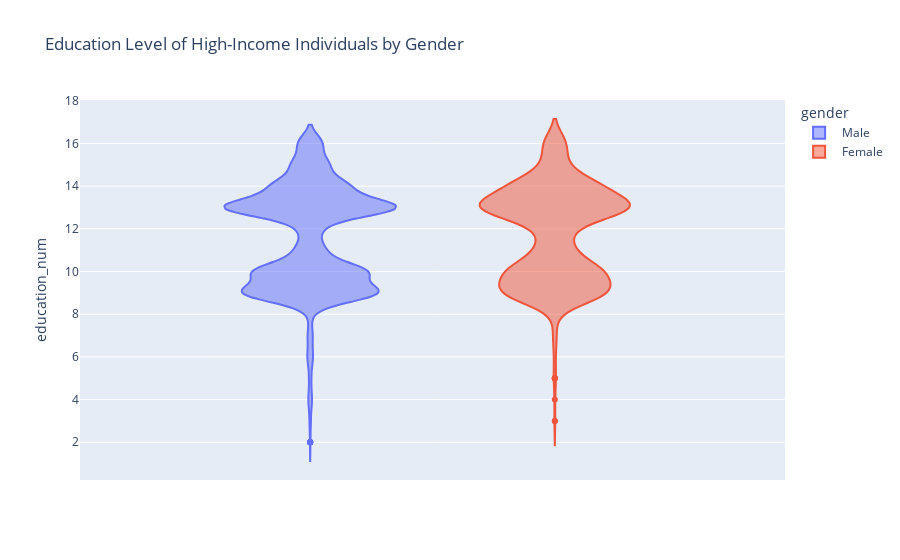

The notebook cell saved with this chart:
### Code cell
import plotly.express as px

# 过滤数据以获取高收入男性和高收入女性的教育程度信息
filtered_data = data[data['income'] == ' >50K']

# 使用 Plotly Express 创建小提琴图，将 'gender' 作为颜色分组
fig = px.violin(filtered_data, y='education_num', color='gender', title='Education Level of High-Income Individuals by Gender')
fig.show()

### Figure 1 — Plotly figure (JSON) as saved in the notebook; plotly's stock layout.template omitted (floating-point values rounded to 4 significant figures; data arrays with more than 128 entries replaced by an {"elided": "..."} marker saying what was removed)
{"data": [{"alignmentgroup": "True", "box": {"visible": false}, "hovertemplate": "gender= Male<br>education_num=%{y}<extra></extra>", "legendgroup": " Male", "marker": {"color": "#636efa"}, "name": " Male", "offsetgroup": " Male", "orientation": "v", "scalegroup": "True", "showlegend": true, "type": "violin", "x0": " ", "xaxis": "x", "y": {"elided": "6662 int values"}, "y0": " ", "yaxis": "y"}, {"alignmentgroup": "True", "box": {"visible": false}, "hovertemplate": "gender= Female<br>education_num=%{y}<extra></extra>", "legendgroup": " Female", "marker": {"color": "#EF553B"}, "name": " Female", "offsetgroup": " Female", "orientation": "v", "scalegroup": "True", "showlegend": true, "type": "violin", "x0": " ", "xaxis": "x", "y": {"elided": "1179 int values"}, "y0": " ", "yaxis": "y"}], "layout": {"legend": {"title": {"text": "gender"}, "tracegroupgap": 0}, "title": {"text": "Education Level of High-Income Individuals by Gender"}, "violinmode": "group", "xaxis": {"anchor": "y", "domain": [0, 1]}, "yaxis": {"anchor": "x", "domain": [0, 1], "title": {"text": "education_num"}}}}
